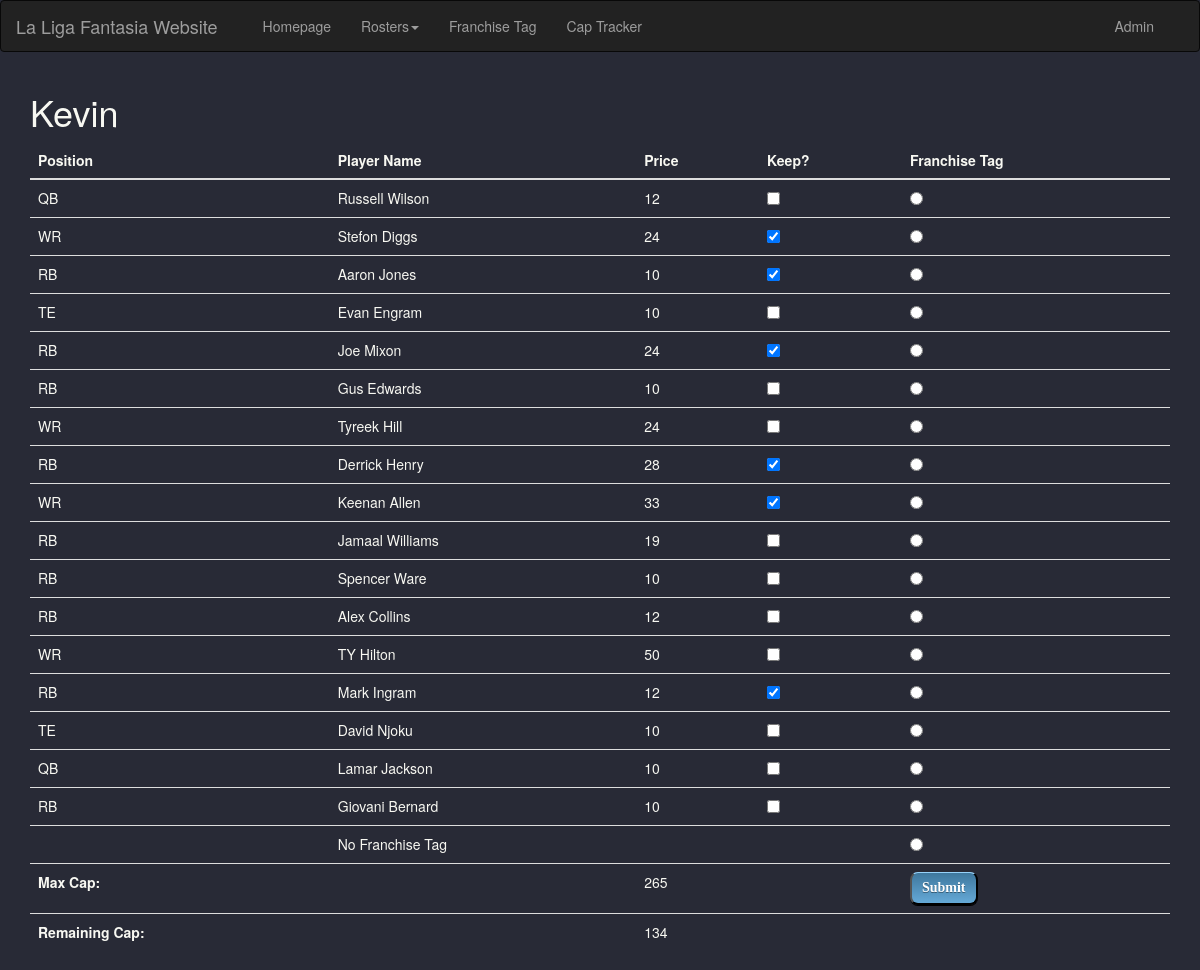
Page /liga/rosters/1 on the committed database.
### liga/models.py (models this page shows, shortened)
class Owner(models.Model):
    name = models.CharField(max_length=20)
    cap = models.IntegerField()

class Roster(models.Model):
    owner = models.ForeignKey(Owner, on_delete=models.CASCADE)
    athlete = models.ForeignKey(Player, on_delete=models.CASCADE)

class Player(models.Model):
    name = models.CharField(max_length=30)
    price = models.IntegerField()
    position = models.CharField(max_length=3)
    kept = models.BooleanField()
    ftag = models.BooleanField(default=False)

### liga/views.py (the view)
# urls.py: path('rosters/<int:owner_id>', views.rosters, name='rosters'),
def rosters(request, owner_id):
    roster_items = Roster.objects.all()
    ownership = Roster.objects.filter(owner__pk=owner_id)
    owner_name = Owner.objects.filter(pk=owner_id).values('name')[0]['name']
    max_cap = Owner.objects.filter(pk=owner_id).values('cap')[0]['cap']
    rem_cap = remaining(owner_name, max_cap)
    context = {
        'roster_items': roster_items,
        'ownership': ownership,
        'max_cap': max_cap,
        'owner_name': owner_name,
        'owner_id': owner_id,
        'rem_cap': rem_cap,
    }
    return render(request, 'liga/rosters.html', context)

### liga/views.py (called while the page is built)
def remaining(name, max):
    temp = Roster.objects.filter(owner__name=name).filter(athlete__kept=True)
    sum = 0
    for item in temp:
        if item.athlete.ftag:
            pos = item.athlete.position
            tag_price_player = Player.objects.get(name__exact=pos + " Franchise")
            sum = sum + tag_price_player.price
        else:
            sum = sum + item.athlete.price
    return max - sum

### liga/templates/liga/rosters.html (shortened to what this page needs)
{% extends "./base.html" %}
{% block main_content %}
<div class="container">
    <h1> {{owner_name}} </h1>
    <form action="{% url 'liga:update' owner_id %}" method="post">
    <table class="table .table-sm">
        <thead>
            <tr>
                <th scope="col">Position</th>
                <th scope="col">Player Name</th>
                <th scope="col">Price</th>
                <th scope="col">Keep?</th>
                <th scope="col">Franchise Tag</th>
            </tr>
        </thead>
        <tbody>
      {% for item in ownership %}
            <tr>
              <td>{{item.athlete.position}}</td>
              <td> {% if item.athlete.ftag %} <b>{{item.athlete.name}} </b>
                    {% else %} {{item.athlete.name}} {% endif %}
              </td>
              <td>{{item.athlete.price}}</td>
              <td> <input type="checkbox" name="item" id="item{{ forloop.counter }}" value="{{ item.athlete.id }}"
                          {% if item.athlete.kept %} checked {% endif %} >
              </td>
                <td> <input type="radio" name="franchise" id="franchise{{ forloop.counter }}" value="{{ item.athlete.id }}"
                            {% if item.athlete.ftag %} checked {% endif %}>
                </td>
            </tr>
      {% endfor %}
            <tr>
                <td></td>
                <td>No Franchise Tag</td>
                <td></td>
                <td></td>
                <td><input type="radio" name="franchise" id="franchise" value=""
                            {% if item.athlete.ftag %} checked {% endif %}></td>
            </tr>
            <tr>
                <td><b>Max Cap: </b> </td>
                <td></td>
                <td>{{max_cap}} </td>
                <td></td>
                <td> <input type="submit" value="Submit" class="mybtn"> </td>
            </tr>
            <tr>
                <td><b>Remaining Cap: </b> </td>
                <td></td>
                <td>{{rem_cap }} </td>
                <td></td>
                <td></td>
            </tr>
      </tbody>
    </table>
    </form>
</div>
{% endblock main_content %}

### liga/static/liga/style.css (style rules this page uses)
.mybtn { border-top: 1px solid #96d1f8; background: #65a9d7; background: -webkit-gradient(linear, left top, left bottom, from(#3e779d), to(#65a9d7)); background: -webkit-linear-gradient(top, #3e779d, #65a9d7); background: -moz-linear-gradient(top, #3e779d, #65a9d7); background: -ms-linear-gradient(top, #3e779d, #65a9d7); background: -o-linear-gradient(top, #3e779d, #65a9d7); padding: 5px 10px; -webkit-border-radius: 8px; -moz-border-radius: 8px; border-radius: 8px; -webkit-box-shadow: rgba(0,0,0,1) 0 1px 0; -moz-box-shadow: rgba(0,0,0,1) 0 1px 0; box-shadow: rgba(0,0,0,1) 0 1px 0; text-shadow: rgba(0,0,0,.4) 0 1px 0; color: white; font-size: 14px; font-family: Georgia, serif; text-decoration: none; vertical-align: middle; }
body { background-color: #282a36; color: #f8f8f2; }
input { font-size: 12px; font-family: sans-serif; font-weight: 700; color: #444; }

### rows in the picture
Owner: name "Kevin"
Roster: athlete.position "QB", athlete.name "Russell Wilson", athlete.price "12"
Roster: athlete.position "WR", athlete.name "Stefon Diggs", athlete.price "24", athlete_id "☑"
Roster: athlete.position "RB", athlete.name "Aaron Jones", athlete.price "10", athlete_id "☑"
Roster: athlete.position "TE", athlete.name "Evan Engram", athlete.price "10"
Roster: athlete.position "RB", athlete.name "Joe Mixon", athlete.price "24", athlete_id "☑"
Roster: athlete.position "RB", athlete.name "Gus Edwards", athlete.price "10"
Roster: athlete.position "WR", athlete.name "Tyreek Hill", athlete.price "24"
Roster: athlete.position "RB", athlete.name "Derrick Henry", athlete.price "28", athlete_id "☑"
Roster: athlete.position "WR", athlete.name "Keenan Allen", athlete.price "33", athlete_id "☑"
Roster: athlete.position "RB", athlete.name "Jamaal Williams", athlete.price "19"
Roster: athlete.position "RB", athlete.name "Spencer Ware", athlete.price "10"
Roster: athlete.position "RB", athlete.name "Alex Collins", athlete.price "12"
Roster: athlete.position "WR", athlete.name "TY Hilton", athlete.price "50"
Roster: athlete.position "RB", athlete.name "Mark Ingram", athlete.price "12", athlete_id "☑"
Roster: athlete.position "TE", athlete.name "David Njoku", athlete.price "10"
Roster: athlete.position "QB", athlete.name "Lamar Jackson", athlete.price "10"
Roster: athlete.position "RB", athlete.name "Giovani Bernard", athlete.price "10"

### other values in the picture
{{ max_cap }} "265"
{{ rem_cap }} "134"
